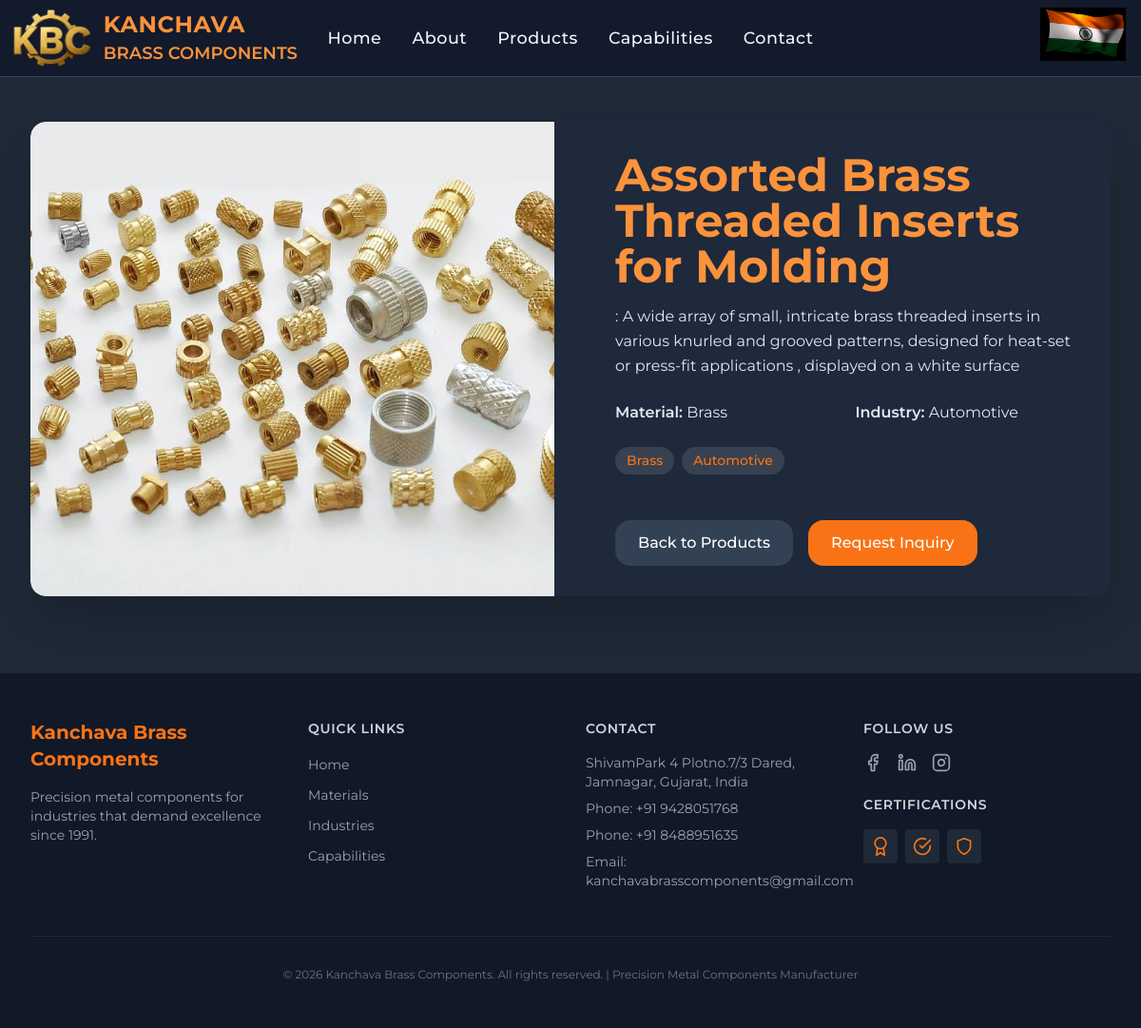
The page /product-detail.php?id=19 on the database its author committed.
### tables this page shows
CREATE TABLE IF NOT EXISTS `products` (
  `id` int(10) UNSIGNED NOT NULL AUTO_INCREMENT,
  `name` varchar(150) NOT NULL,
  `description` text,
  `image_url` varchar(255) DEFAULT NULL,
  `material_id` int(10) UNSIGNED DEFAULT NULL,
  `industry_id` int(10) UNSIGNED DEFAULT NULL,
  `created_at` timestamp NULL DEFAULT CURRENT_TIMESTAMP,
  PRIMARY KEY (`id`),
  KEY `material_id` (`material_id`),
  KEY `industry_id` (`industry_id`)
);

CREATE TABLE IF NOT EXISTS `materials` (
  `id` int(11) NOT NULL AUTO_INCREMENT,
  `name` varchar(100) NOT NULL,
  `icon` varchar(255) DEFAULT NULL,
  `description` text,
  `created_at` timestamp NULL DEFAULT CURRENT_TIMESTAMP,
  PRIMARY KEY (`id`)
);

CREATE TABLE IF NOT EXISTS `industries` (
  `id` int(11) NOT NULL AUTO_INCREMENT,
  `name` varchar(100) NOT NULL,
  `icon` varchar(255) DEFAULT NULL,
  `description` text,
  `created_at` timestamp NULL DEFAULT CURRENT_TIMESTAMP,
  PRIMARY KEY (`id`)
);

CREATE TABLE IF NOT EXISTS `footer_settings` (
  `id` int(11) NOT NULL AUTO_INCREMENT,
  `company_name` varchar(255) DEFAULT NULL,
  `description` text,
  `address` text,
  `phone1` varchar(50) DEFAULT NULL,
  `phone2` varchar(50) DEFAULT NULL,
  `email` varchar(255) DEFAULT NULL,
  `facebook` varchar(255) DEFAULT NULL,
  `linkedin` varchar(255) DEFAULT NULL,
  `instagram` varchar(255) DEFAULT NULL,
  `updated_at` timestamp NULL DEFAULT CURRENT_TIMESTAMP ON UPDATE CURRENT_TIMESTAMP,
  PRIMARY KEY (`id`)
);

### product-detail.php (the view, shortened to what this page needs)
<?php
include 'config.php';
$product_id = intval($_GET['id']);
$stmt = $conn->prepare("SELECT p.*, m.name AS material_name, i.name AS industry_name
                        FROM products p
                        LEFT JOIN materials m ON p.material_id = m.id
                        LEFT JOIN industries i ON p.industry_id = i.id
                        WHERE p.id = ?");
$stmt->bind_param("i", $product_id);
$stmt->execute();
$result = $stmt->get_result();
$product = $result->fetch_assoc();
?>
<!DOCTYPE html>
<html lang="en">
<head>
<script src="https://cdn.tailwindcss.com"></script>
</head>
<body class="overflow-x-hidden">
<?php include 'header.php'; ?>
<section class="pt-32 pb-20 px-4 sm:px-6 lg:px-8 hero-gradient relative overflow-hidden">
  <div class="max-w-6xl mx-auto bg-industrial-800 rounded-2xl shadow-2xl overflow-hidden transform transition-all duration-700 hover:shadow-3xl hover:scale-[1.01]">
    <div class="md:flex md:space-x-8">
      <div class="md:w-1/2 w-full fade-up">
        <img src="<?= htmlspecialchars($product['image_url']) ?>"
             alt="<?= htmlspecialchars($product['name']) ?>"
             class="w-full h-full object-cover rounded-t-2xl md:rounded-l-2xl md:rounded-tr-none transition-transform duration-700 ease-out hover:scale-105">
      </div>
      <div class="md:w-1/2 w-full p-8 flex flex-col justify-between fade-up delay-200">
        <div>
          <h1 class="text-4xl md:text-5xl font-bold text-molten-400 mb-4"><?= htmlspecialchars($product['name']) ?></h1>
          <p class="text-industrial-200 mb-6 leading-relaxed"><?= nl2br(htmlspecialchars($product['description'])) ?></p>
          <div class="grid grid-cols-1 sm:grid-cols-2 gap-4 text-industrial-200 mb-6 fade-up delay-300">
            <?php if(!empty($product['material_name'])): ?>
              <div><span class="font-semibold">Material:</span> <?= htmlspecialchars($product['material_name']) ?></div>
            <?php endif; ?>
            <?php if(!empty($product['industry_name'])): ?>
              <div><span class="font-semibold">Industry:</span> <?= htmlspecialchars($product['industry_name']) ?></div>
            <?php endif; ?>
          </div>
          <div class="product-tags flex flex-wrap gap-2 mb-6 fade-up delay-400">
            <?php if(!empty($product['material_name'])): ?><span><?= htmlspecialchars($product['material_name']) ?></span><?php endif; ?>
            <?php if(!empty($product['industry_name'])): ?><span><?= htmlspecialchars($product['industry_name']) ?></span><?php endif; ?>
          </div>
        </div>
        <div class="mt-6 flex flex-wrap gap-4 fade-up delay-500">
          <a href="products.php" class="btn bg-industrial-700 hover:bg-industrial-600">Back to Products</a>
          <a href="https://mail.google.com/mail/?view=cm&fs=1&to=kanchavabrasscomponents@gmail.com&su=Product Inquiry: <?= urlencode($product['name']); ?>" target="_blank" class="btn">Request Inquiry</a>
        </div>
      </div>
    </div>
  </div>
</section>
<?php include 'footer.php'; ?>
</body>
</html>

### footer.php (shortened to what this page needs)
<?php
include 'config.php';
$sql = "SELECT * FROM footer_settings LIMIT 1";
$result = $conn->query($sql);
$footer = $result->fetch_assoc();
?>
<footer class="relative bg-gray-900 border-t border-gray-800">
  <div id="vanta-bg" class="absolute inset-0 -z-10"></div>
  <div class="max-w-7xl mx-auto px-4 sm:px-6 lg:px-8 py-12">
    <div class="grid grid-cols-1 md:grid-cols-4 gap-8">
      <div>
        <h3 class="text-xl font-bold text-orange-500 mb-4">
          <?= htmlspecialchars($footer['company_name']) ?>
        </h3>
        <p class="text-gray-400 text-sm">
          <?= htmlspecialchars($footer['description']) ?>
        </p>
      </div>
      <div>
        <h4 class="text-sm font-semibold text-gray-300 uppercase tracking-wider mb-4">Quick Links</h4>
        <ul class="space-y-2">
          <li><a href="index.php" class="text-gray-400 hover:text-orange-500 transition-colors text-sm">Home</a></li>
          <li><a href="products.php" class="text-gray-400 hover:text-orange-500 transition-colors text-sm">Materials</a></li>
          <li><a href="products.php" class="text-gray-400 hover:text-orange-500 transition-colors text-sm">Industries</a></li>
          <li><a href="capabilities.php" class="text-gray-400 hover:text-orange-500 transition-colors text-sm">Capabilities</a></li>
        </ul>
      </div>
      <div>
        <h4 class="text-sm font-semibold text-gray-300 uppercase tracking-wider mb-4">Contact</h4>
        <ul class="space-y-2 text-gray-400 text-sm">
          <li><?= htmlspecialchars($footer['address']) ?></li>
          <li>Phone: <?= htmlspecialchars($footer['phone1']) ?></li>
          <li>Phone: <?= htmlspecialchars($footer['phone2']) ?></li>
          <li>Email:
            <a href="mailto:<?= htmlspecialchars($footer['email']) ?>" class="hover:text-orange-500 transition-colors">
              <?= htmlspecialchars($footer['email']) ?>
            </a>
          </li>
        </ul>
      </div>
      <div>
        <h4 class="text-sm font-semibold text-gray-300 uppercase tracking-wider mb-4">Follow Us</h4>
        <div class="flex space-x-4 mb-6">
          <a href="<?= htmlspecialchars($footer['facebook']) ?>" target="_blank" class="text-gray-400 hover:text-orange-500 transition-colors"><i data-feather="facebook" class="w-5 h-5"></i></a>
          <a href="<?= htmlspecialchars($footer['linkedin']) ?>" target="_blank" class="text-gray-400 hover:text-orange-500 transition-colors"><i data-feather="linkedin" class="w-5 h-5"></i></a>
          <a href="<?= htmlspecialchars($footer['instagram']) ?>" target="_blank" class="text-gray-400 hover:text-orange-500 transition-colors"><i data-feather="instagram" class="w-5 h-5"></i></a>
        </div>
        <h4 class="text-sm font-semibold text-gray-300 uppercase tracking-wider mb-4">Certifications</h4>
        <div class="flex space-x-2">
          <div class="bg-gray-800 rounded p-2 hover:bg-orange-600 transition-colors"><i data-feather="award" class="text-orange-500 w-5 h-5"></i></div>
          <div class="bg-gray-800 rounded p-2 hover:bg-orange-600 transition-colors"><i data-feather="check-circle" class="text-orange-500 w-5 h-5"></i></div>
          <div class="bg-gray-800 rounded p-2 hover:bg-orange-600 transition-colors"><i data-feather="shield" class="text-orange-500 w-5 h-5"></i></div>
        </div>
      </div>
    </div>
    <div class="mt-12 pt-8 border-t border-gray-800 text-center">
      <p class="text-gray-500 text-xs">
        &copy; <?= date('Y') ?> <?= htmlspecialchars($footer['company_name']) ?>. All rights reserved. | Precision Metal Components Manufacturer
      </p>
    </div>
  </div>
</footer>

### product-detail.php (style rules this page uses)
body { font-family: 'Montserrat', sans-serif; background-color: #1f2937; color: #f9fafb; overflow-x: hidden; }
.btn { display: inline-block; background-color: #f97316; color: white; padding: 0.75rem 1.5rem; border-radius: 1rem; font-weight: 500; transition: all 0.3s ease; text-decoration: none; }
.product-tags span { background-color: #374151; color: #f97316; padding: 0.25rem 0.75rem; border-radius: 9999px; font-size: 0.875rem; font-weight: 500; transition: all 0.3s ease; }
.fade-up { opacity: 0; transform: translateY(40px); transition: all 0.8s ease-out; }
.fade-up.show { opacity: 1; transform: translateY(0); }

### header.php (style rules this page uses)
body { font-family: 'Montserrat', sans-serif; overflow-x: hidden; scroll-behavior: smooth; }
.fade-up { opacity: 0; transform: translateY(20px); transition: all 0.8s ease; }
.fade-up.show { opacity: 1; transform: translateY(0); }

### rows shown on the page
products: image_url (picture), name "Assorted Brass Threaded Inserts for Molding", description ": A wide array of small, intricate brass threaded inserts in various knurled and grooved patterns, designed for heat-set or press-fit applications , displayed on a white surface", material.name "Brass", industry.name "Automotive"
footer_settings: company_name "Kanchava Brass Components", description "Precision metal components for industries that demand excellence since 1991.", address "ShivamPark 4 Plotno.7/3 Dared, Jamnagar, Gujarat, India", phone1 "+91 9428051768", phone2 "+91 8488951635", email "kanchavabrasscomponents@gmail.com"
